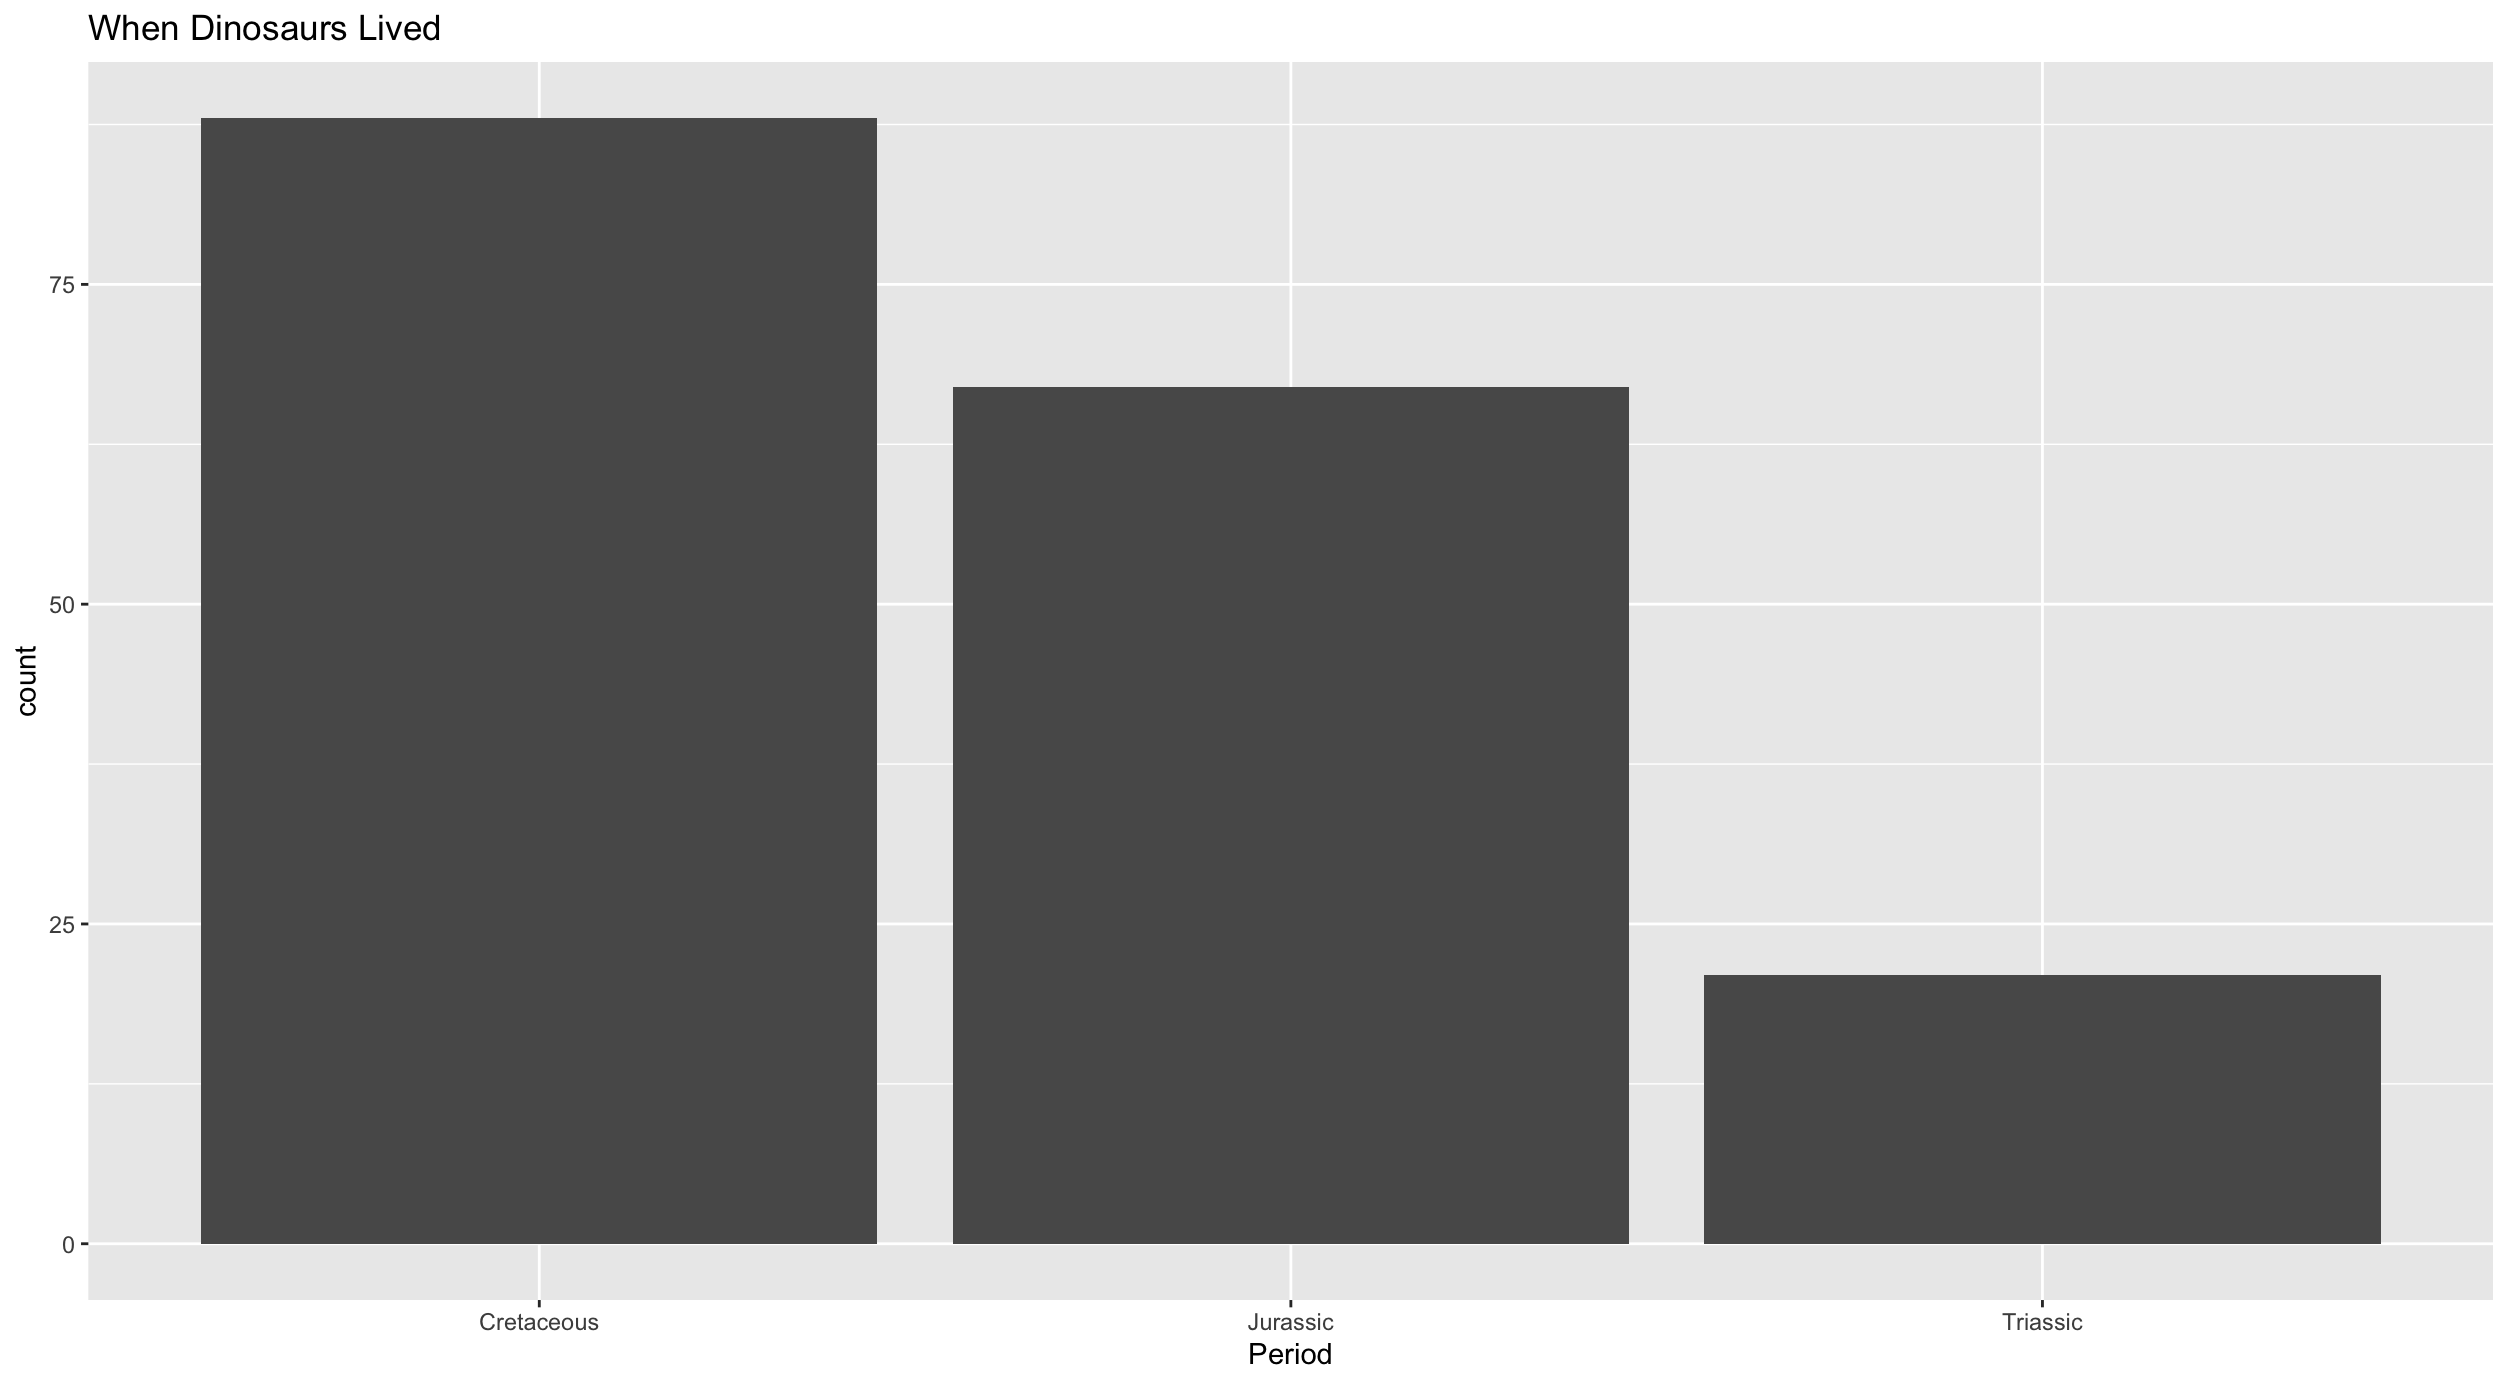

This figure's R source:
library(DBI)
library(RSQLite)
library(tidyverse)

Dinosaurs = dbConnect(RSQLite::SQLite(), "Dinosaurs.sqlite")
fullDB = dbFetch(dbSendQuery(Dinosaurs, "SELECT * FROM Dinosaurs"))

period = ggplot(fullDB, aes(x=Period)) + geom_bar() + labs(title = "When Dinosaurs Lived")

print(period)
